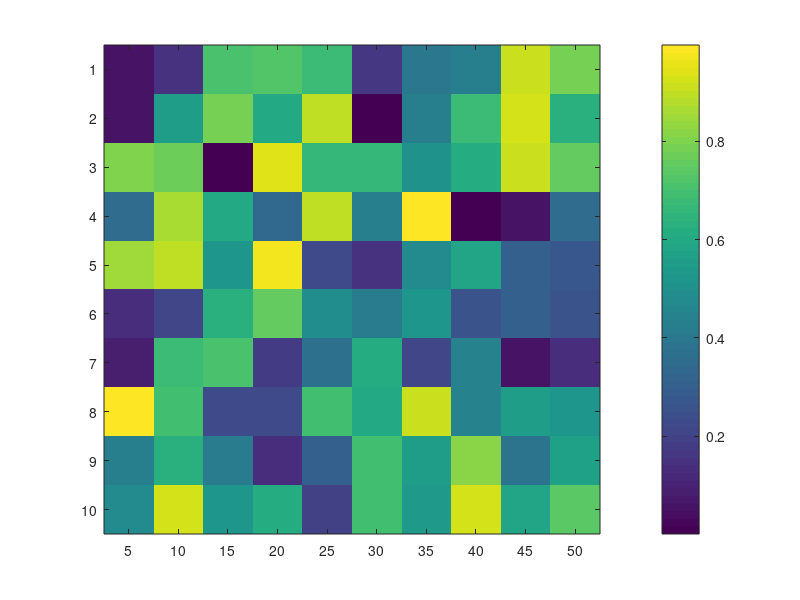

This chart was generated by the following MATLAB code: (Note: this script raises an error after producing the figure.)
% labeled matrix image

N=10;
P=10;
M = rand(N,P);
rowIDs = 1:N * 10;
colIDs = (1:P +3) * 5;
imagesc(M);
% colormap(parula);
colorbar;

xticks(1:length(colIDs));
yticks(1:length(rowIDs));

xticklabels(colIDs);
yticklabels(rowIDs);

% Make the tick-label font smaller
ax = gca;
ax.FontSize = 8;     % or smaller (e.g., 5, 4)

xtickangle(90);      % optional: rotate to fit more labels vertically

xlabel('Column ID');
ylabel('Row ID');

hold on;
x1 = 0; x2 = 10.5;
y1 = 4.5; y2 = 4.5;
plot([x1,x2],[y1,y2],'Color','r','LineWidth',4);
